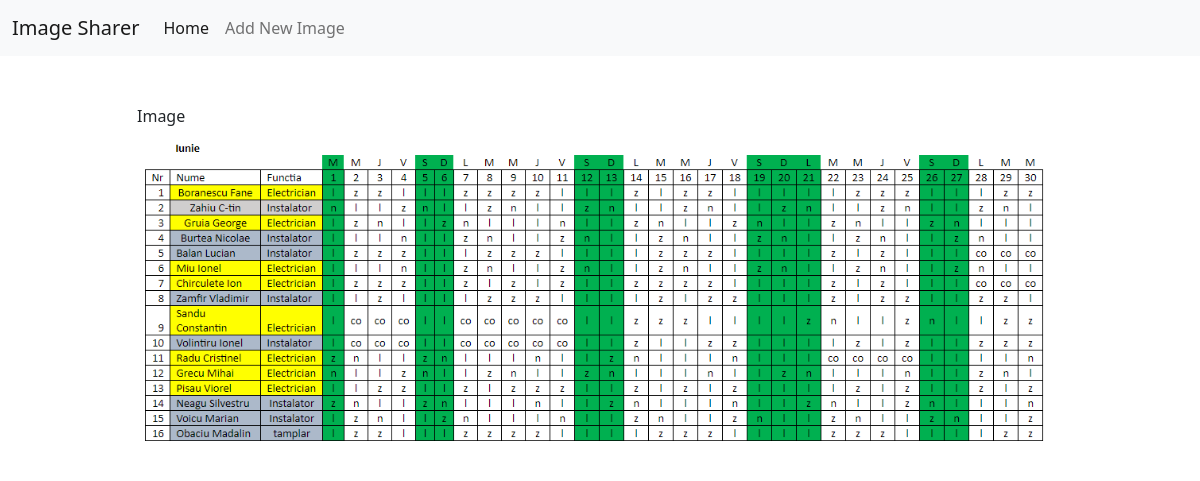
/detail/10/, run on the app's committed database.
### feed/models.py (models this page shows, shortened)
class Post(models.Model):
    text = models.CharField(max_length=140, blank=False, null=False)
    image = ImageField()

### feed/views.py (the view)
# urls.py: path('detail/<int:pk>/', PostDetailView.as_view(), name='detail'),
class PostDetailView(DetailView):
    template_name = "detail.html"
    model = Post

### templates/detail.html (shortened to what this page needs)
{% extends "base.html" %}
{% block body %}
<div class="row">
    <div class="col-sm-10 offset-sm-1 py-5">
        {{ object.text }} <br>
        <img src="{{ object.image.url }}" class="img-fluid rounded">
    </div>
</div>
{% endblock %}

### data on the page
Post: text "Image", image (picture)
